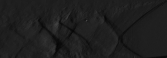
%> input picture demo/demo images/image_1.tif, 167 x 58 px; its folder holds 4 pictures in this run
$ octave test.m   (GNU Octave 9; MATLAB toolbox functions it lacks are replaced by stand-ins)
%> lines starting %> are read from the running program, lines starting %| are printed output that depends on the picture
### pod.m
function [lamb, phi, a] = pod(S,method)
% POD function I ported over from python. Used to extract spatial modes
% from data with 2 spatial dimensions.
arguments (Input)
    S % Data Matrix
    method = 'snapshot' % Method of decomp. Does not really matter since it will return spatial modes regardless
end

arguments (Output)
    lamb % Eigenvalues as a descending vector
    phi % Eigenvectors sorted the same as eigenvalues
    a % Time coefficients
end

S_fluc = S - mean(S, 2);

if strcmp(method, 'snapshot')
    m = size(S,2);
    C = (m-1)^-1 * (S_fluc.'*S_fluc);
    [phi, lamb] = eig(C, 'vector');
    [lamb, idx] = sort(lamb, "descend");
    phi = phi(:, idx);
    phi = S_fluc*phi;
    phi = phi ./ vecnorm(phi);

elseif strcmp(method, 'full')
    m = size(S,1);
    C = (m-1)^-1 * (S_fluc*S_fluc.');
    [phi, lamb] = eig(C, 'vector');
    [lamb, idx] = sort(lamb, "descend");
    phi = phi(:, idx);

else
    error('Method, %s, not supported', method)
end

a = phi.' * S_fluc;

end

### demo/test.m
clear
close all
clc

% --------- Params -------------
image_pattern = 'demo images\*.tif';
% ------------------------------

%% Load image directory

files = dir(image_pattern);

fprintf('Found %d images\n', size(files, 1))

%% Import first image to get dimensions

first = imread(fullfile(files(1).folder, files(1).name));
%> first is the input picture: size 58x167 uint8; min 6, max 70, mean 30.2
[n_y, n_x] = size(first);
%> n_y = 58; n_x = 167
n_t = size(files, 1);

% Initialize image array
images = zeros(n_y, n_x, n_t);

%% Load all images

for i = 1:n_t
    images(:, :, i) = imread(fullfile(files(1).folder, files(i).name));
end

%% Prepare for POD

S = reshape(images, [], n_t);

%% Run POD

[lamb, phi, a] = pod(S);

%% Reconstruct image for mode
n = 1; % mode number

img = reshape(phi(:,n), n_y, n_x);
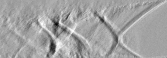
%> img: size 58x167 double; min -0.0712, max 0.0395, mean -0.000413; drawn with min black and max white

figure
imagesc(img)
colormap(redbluecmap)
%> (this line was passed over: redbluecmap is not available in this run)
vmax = max(abs(img(:)));
clim([-vmax, vmax])
colorbar
title(sprintf('Spatial Reconstruction of Mode %d', n))
axis image
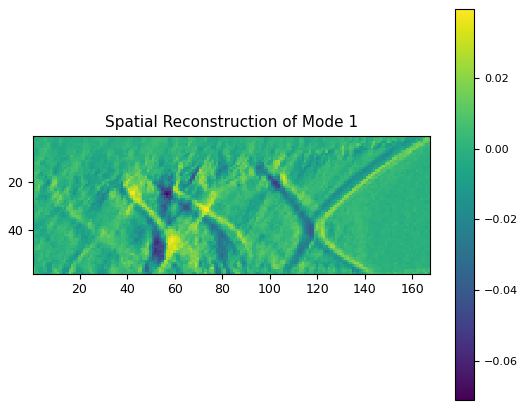
%> figure redrawn from the program's plot data

%% Total Energy

TKE_k = lamb ./ sum(lamb);
mode_num = 1:50;
TKE_cum = cumsum(TKE_k);

figure
yyaxis left
plot(mode_num, TKE_k, 'g')
%> (this line was passed over: plot is not available in this run)
ylabel('Energy Contribution')
hold on
yyaxis right
plot(mode_num, TKE_cum, 'r')
%> (this line was passed over: plot is not available in this run)
legend('Mode Energy Contribution', 'Cumulative Energy')
xlabel('Mode Number')
ylabel('Cumulative Energy')
title('Energy Distribution of Data')

grid on
